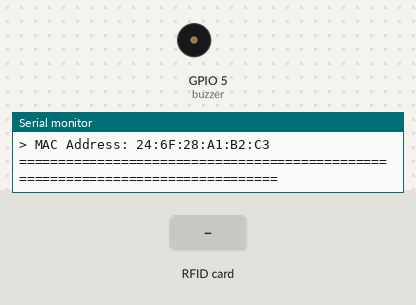
Recording of a program running on a simulated ESP32. On the bench: buzzer (waves = sounding, pin HIGH), the last lines printed to the serial monitor. Inputs (shaded band) come from the test bench. WiFi joins after 1.5 s; servers stay silent unless stated; uploads are accepted with an empty reply.

Above: at 3.3 s.
3.4 s: RFID card 01 23 45 67 held to the reader
At 3.55 s:
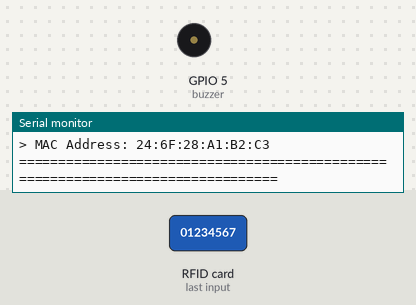
5.2 s: RFID card 5E 7A 19 C4 held to the reader
At 5.8 s:
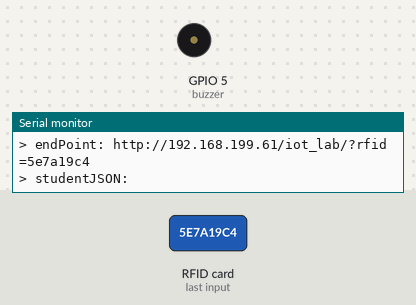
Timing chart, 0 to 8.2 s (numbered marks = the images above; inputs shaded):
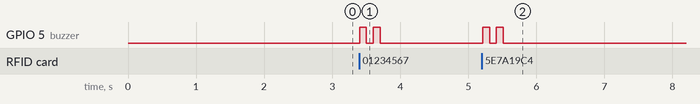

The program:

main.cpp
```cpp
#include <Arduino.h>
#include <WiFi.h>
#include <HTTPClient.h>
#include <SPI.h>
#include <MFRC522.h>
#include <ArduinoJson.h>

#define SCK 18
#define MOSI 23
#define MISO 19
#define SS_PIN 2
#define RST_PIN 4

MFRC522 mfrc522(SS_PIN, RST_PIN);

const int buzzer = 5;

const char *ssid = "o-turki";      // "REPLACE_WITH_YOUR_SSID"
const char *password = "01234567"; // "REPLACE_WITH_YOUR_PASSWORD"
const char *apiServer = "http://192.168.199.61/iot_lab/";

void connect2Network();
String httpGETRequest(String endPoint);
String httpPOSTRequest(String endPoint, String data);

String tagRFID = "";
String endPoint = "";
String studentJSON = "";
String presenceData = "";
String presenceDataJson = "";

void setup()
{
    Serial.begin(115200);
    pinMode(buzzer, OUTPUT);

    SPI.begin();
    delay(100);
    mfrc522.PCD_Init();

    connect2Network();
}

void loop()
{
    if (mfrc522.PICC_IsNewCardPresent())
    {
        if (mfrc522.PICC_ReadCardSerial())
        {
            digitalWrite(buzzer, HIGH);
            delay(100);
            digitalWrite(buzzer, LOW);
            delay(100);
            digitalWrite(buzzer, HIGH);
            delay(100);
            digitalWrite(buzzer, LOW);

            tagRFID = "";
            for (byte i = 0; i < mfrc522.uid.size; i++)
            {
                tagRFID += (mfrc522.uid.uidByte[i] < 0x10 ? "0" : "") + String(mfrc522.uid.uidByte[i], HEX);
            }
            Serial.println("> tagRFID: " + tagRFID);

            endPoint = apiServer + String("?rfid=" + tagRFID);
            Serial.println("> endPoint: " + endPoint);

            studentJSON = httpGETRequest(endPoint);
            Serial.println("> studentJSON: " + studentJSON);

            if (studentJSON.length() > 4)
            {
                StaticJsonDocument<128> studentDoc;
                DeserializationError error = deserializeJson(studentDoc, studentJSON);

                if (error)
                {
                    Serial.print("deserializeJson() failed: ");
                    Serial.println(error.c_str());
                    return;
                }

                int id = studentDoc["id"];                         // 1
                const char *rfid = studentDoc["rfid"];             // "539fac19"
                const char *first_name = studentDoc["first_name"]; // "John"
                const char *last_name = studentDoc["last_name"];   // "Doe"

                Serial.println("================================================================================");
                Serial.println("> Hello,");
                Serial.println("> " + String(first_name) + " " + String(last_name));
                Serial.println("================================================================================");

                // SERIALIZE DATA (Convert to JSON)
                StaticJsonDocument<128> presenceDoc;
                presenceDoc["first_name"] = String(first_name);
                presenceDoc["last_name"] = String(last_name);
                presenceData = "";
                serializeJson(presenceDoc, presenceData);
                Serial.println("> presenceData: " + presenceData);

                // SEND A POST REQUEST WITH DATA
                endPoint = apiServer;
                presenceDataJson = httpPOSTRequest(endPoint, presenceData);
                Serial.println("> presenceDataJson: " + presenceDataJson);
            }

            Serial.println(); // print an empty line
            mfrc522.PICC_HaltA();
            mfrc522.PCD_StopCrypto1();
        }
    }
}

void connect2Network()
{
    WiFi.mode(WIFI_STA);
    WiFi.begin(ssid, password);

    Serial.print("\nConnecting to WiFi ..");
    while (WiFi.status() != WL_CONNECTED)
    {
        Serial.print('.');
        delay(1000);
    }

    Serial.println("\n================================================================================");
    Serial.println("> Connected to WiFi network \"" + WiFi.SSID() + "\"");
    Serial.println("> IP Address: " + WiFi.localIP().toString());
    Serial.println("> MAC Address: " + WiFi.macAddress());
    Serial.println("================================================================================\n");
}

String httpGETRequest(String endPoint)
{
    HTTPClient http;
    http.begin(endPoint);
    int httpResponseCode = http.GET();

    String payload = "{}";

    if (httpResponseCode > 0)
    {
        // Serial.print("HTTP Response code: ");
        // Serial.println(httpResponseCode);
        payload = http.getString();
    }
    else
    {
        Serial.print("Error code: ");
        Serial.println(httpResponseCode);
    }
    http.end();
    return payload;
}

String httpPOSTRequest(String endPoint, String data)
{
    HTTPClient http;
    http.begin(endPoint);
    http.addHeader("Content-Type", "application/json");
    int httpResponseCode = http.POST(data);

    String payload = "{}";

    if (httpResponseCode > 0)
    {
        // Serial.print("HTTP Response code: ");
        // Serial.println(httpResponseCode);
        payload = http.getString();
    }
    else
    {
        Serial.print("Error code: ");
        Serial.println(httpResponseCode);
    }
    http.end();
    return payload;
}
```

Measured:
- after the input at 3.4 s, GPIO 5 (buzzer): alternates HIGH for 0.10 s and LOW for 0.10 s, 4 changes in all, then stays LOW, starting at once
- after the input at 5.2 s, GPIO 5 (buzzer): alternates HIGH for 0.10 s and LOW for 0.10 s, 4 changes in all, then stays LOW, starting at once
